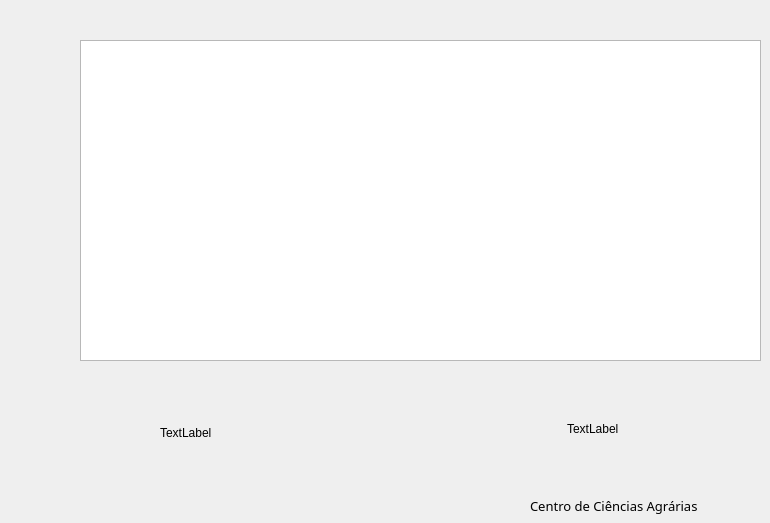
   <widget class="QWidget" name="tab_sobre">
    <attribute name="title">
     <string>Повеќе</string>
    </attribute>
    <widget class="QLabel" name="l_ufscar">
     <property name="geometry">
      <rect>
       <x>160</x>
       <y>370</y>
       <width>180</width>
       <height>125</height>
      </rect>
     </property>
     <property name="text">
      <string>TextLabel</string>
     </property>
    </widget>
    <widget class="QLabel" name="l_cca">
     <property name="geometry">
      <rect>
       <x>567</x>
       <y>368</y>
       <width>130</width>
       <height>122</height>
      </rect>
     </property>
     <property name="text">
      <string>TextLabel</string>
     </property>
    </widget>
    <widget class="QLabel" name="label_3">
     <property name="geometry">
      <rect>
       <x>530</x>
       <y>497</y>
       <width>211</width>
       <height>17</height>
      </rect>
     </property>
     <property name="font">
      <font>
       <family>Arial Black</family>
       <pointsize>10</pointsize>
      </font>
     </property>
     <property name="text">
      <string>Centro de Ciências Agrárias</string>
     </property>
    </widget>
    <widget class="QTextBrowser" name="textBrowser">
     <property name="geometry">
      <rect>
       <x>80</x>
       <y>40</y>
       <width>681</width>
       <height>321</height>
      </rect>
     </property>
     <property name="html">
      <string>&lt;!DOCTYPE HTML PUBLIC &quot;-//W3C//DTD HTML 4.0//EN&quot; &quot;http://www.w3.org/TR/REC-html40/strict.dtd&quot;&gt;
&lt;html&gt;&lt;head&gt;&lt;meta name=&quot;qrichtext&quot; content=&quot;1&quot; /&gt;&lt;style type=&quot;text/css&quot;&gt;
p, li { white-space: pre-wrap; }
&lt;/style&gt;&lt;/head&gt;&lt;body style=&quot; font-family:'Ubuntu'; font-size:11pt; font-weight:400; font-style:normal;&quot;&gt;
&lt;p style=&quot;-qt-paragraph-type:empty; margin-top:0px; margin-bottom:0px; margin-left:0px; margin-right:0px; -qt-block-indent:0; text-indent:0px;&quot;&gt;&lt;br /&gt;&lt;/p&gt;&lt;/body&gt;&lt;/html&gt;</string>
     </property>
    </widget>
   </widget>
